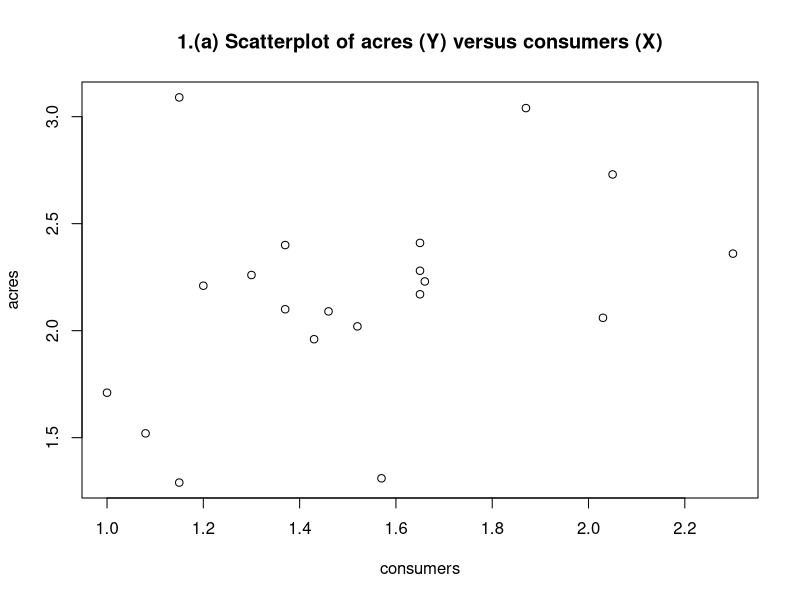
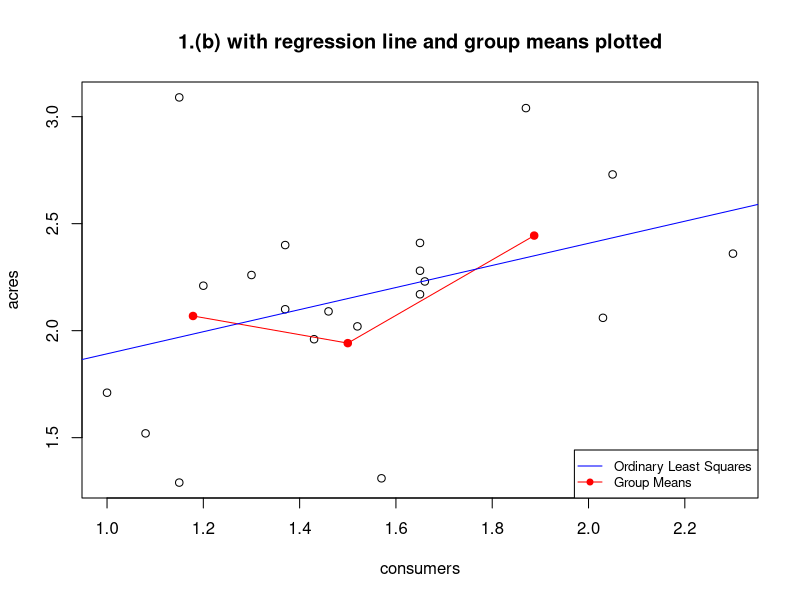
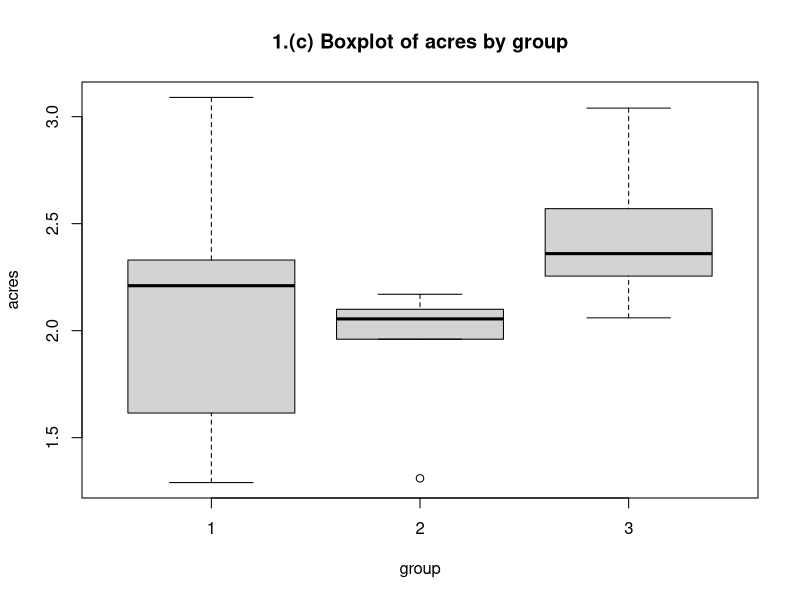
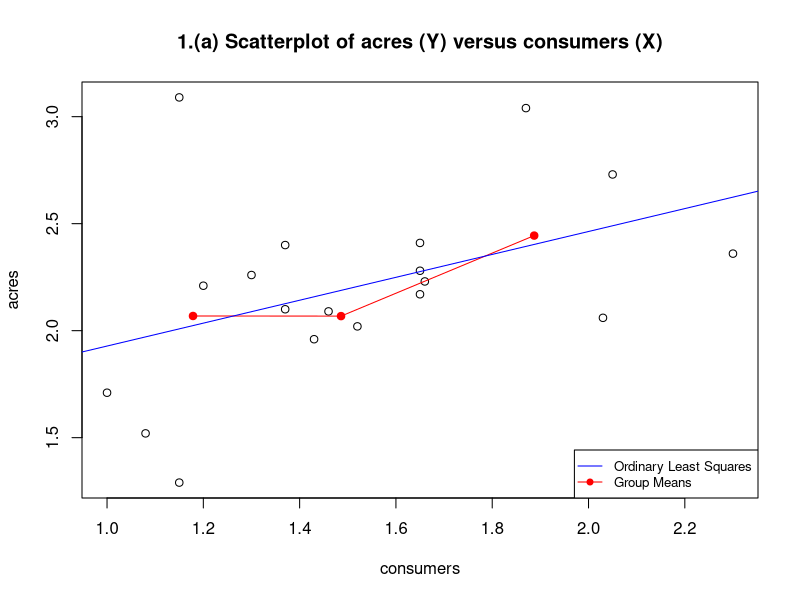
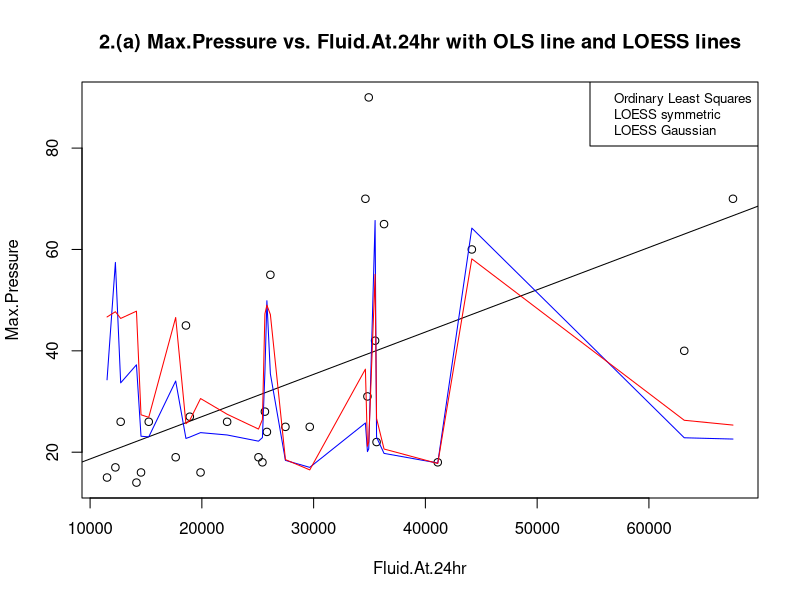
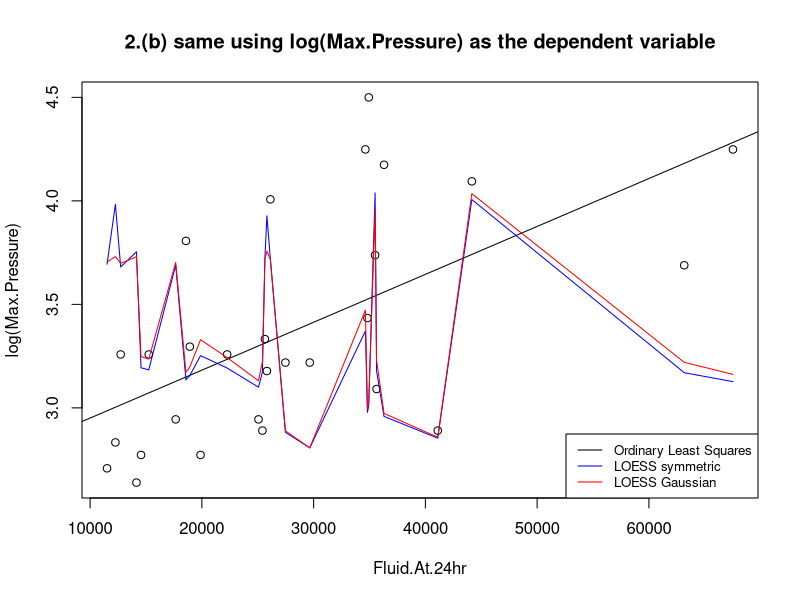
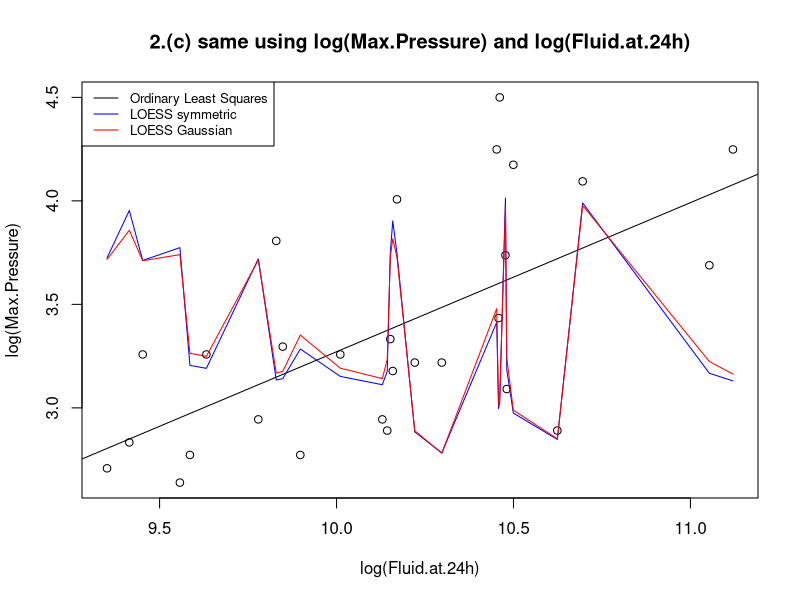

Source code (R) for these figures, in order:
## ---- chunk 1
#install.packages('carData')
library(carData)
summary(Sahlins)

plot(Sahlins$consumers, Sahlins$acres, pch = 1,
     main= "1.(a) Scatterplot of acres (Y) versus consumers (X)", xlab= "consumers", ylab= "acres")

## ---- chunk 2

group1 <- Sahlins[1:7,]
group2 <- Sahlins[8:13,]
group3 <- Sahlins[14:20,]

plot(Sahlins$consumers, Sahlins$acres, pch = 1,
     main= "1.(b) with regression line and group means plotted", xlab= "consumers", ylab= "acres")
points(mean(group1$consumers), mean(group1$acres), col="red", pch = 19)
points(mean(group2$consumers), mean(group2$acres), col="red", pch = 19)
points(mean(group3$consumers), mean(group3$acres), col="red", pch = 19)
segments(x0 = mean(group1$consumers), y0 = mean(group1$acres), x1 = mean(group2$consumers), y1 = mean(group2$acres), col = "red")
segments(x0 = mean(group2$consumers), y0 = mean(group2$acres), x1 = mean(group3$consumers), y1 = mean(group3$acres), col = "red")
abline(lm(Sahlins$acres~Sahlins$consumers), col= "blue")
legend("bottomright",c("Ordinary Least Squares","Group Means"),cex=.8,col=c("blue","red"),pch=c(NA,19), lty = 1)

## ---- chunk 3

Sahlins$group <- cut(as.numeric(rownames(Sahlins)), breaks=c(0, 7, 13, 20), labels=1:3)
boxplot(acres~group,data = Sahlins, xlab = "group", ylab = "acres", main = "1.(c) Boxplot of acres by group")

## ---- chunk 4

newSahlins <- Sahlins[-c(12),] 
newgroup1 <- newSahlins[1:7,]
newgroup2 <- newSahlins[8:12,]
newgroup3 <- newSahlins[13:19,]

plot(newSahlins$consumers, newSahlins$acres, pch = 1,
     main= "1.(a) Scatterplot of acres (Y) versus consumers (X)", xlab= "consumers", ylab= "acres")
points(mean(newgroup1$consumers), mean(newgroup1$acres), col="red", pch = 19)
points(mean(newgroup2$consumers), mean(newgroup2$acres), col="red", pch = 19)
points(mean(newgroup3$consumers), mean(newgroup3$acres), col="red", pch = 19)
segments(x0 = mean(newgroup1$consumers), y0 = mean(newgroup1$acres), x1 = mean(newgroup2$consumers), y1 = mean(newgroup2$acres), col = "red")
segments(x0 = mean(newgroup2$consumers), y0 = mean(newgroup2$acres), x1 = mean(newgroup3$consumers), y1 = mean(newgroup3$acres), col = "red")
abline(lm(newSahlins$acres~newSahlins$consumers), col= "blue")
legend("bottomright",c("Ordinary Least Squares","Group Means"),cex=.8,col=c("blue","red"),pch=c(NA,19), lty = 1)

## ---- chunk 5

op <- read.csv("ophthalmology.csv")
names(op)

op[is.na(op)] = 0
op$Max.Pressure <- apply(X=op[8:13], MARGIN=1, FUN=max)

plot(op$Fluid.at.24h, op$Max.Pressure, pch = 1,
     main= "2.(a) Max.Pressure vs. Fluid.At.24hr with OLS line and LOESS lines", xlab= "Fluid.At.24hr", ylab= "Max.Pressure")
legend("topright",c("Ordinary Least Squares","LOESS symmetric", "LOESS Gaussian"),cex=.8,col=c("black", "blue","red"),pch=151)
abline(lm(op$Max.Pressure~op$Fluid.at.24h), col= "black")
#lines(sort(op$Fluid.at.24h), predict(loess(op$Max.Pressure ~ op$Fluid.at.24h), family="gaussian" ),col="green")
out1 <- loess(Max.Pressure ~ Fluid.at.24h,data=op, family="symmetric")
out2 <- loess(Max.Pressure ~ Fluid.at.24h,data=op, family="gaussian")
lines(sort(op$Fluid.at.24h), predict(out1), col="blue")
lines(sort(op$Fluid.at.24h), predict(out2), col="red")

## ---- chunk 6

plot(op$Fluid.at.24h, log(op$Max.Pressure), pch = 1,
     main= "2.(b) same using log(Max.Pressure) as the dependent variable", xlab= "Fluid.At.24hr", ylab= "log(Max.Pressure)")
legend("bottomright",c("Ordinary Least Squares","LOESS symmetric", "LOESS Gaussian"),cex=.8,col=c("black", "blue","red"),lty=1)
abline(lm(log(op$Max.Pressure)~op$Fluid.at.24h), col= "black")
out1 <- loess(log(op$Max.Pressure) ~ Fluid.at.24h,data=op, family="symmetric")
out2 <- loess(log(op$Max.Pressure) ~ Fluid.at.24h,data=op, family="gaussian")
lines(sort(op$Fluid.at.24h), predict(out1), col="blue")
lines(sort(op$Fluid.at.24h), predict(out2), col="red")

## ---- chunk 7

plot(log(op$Fluid.at.24h), log(op$Max.Pressure), pch = 1,
     main= "2.(c) same using log(Max.Pressure) and log(Fluid.at.24h)", xlab= "log(Fluid.at.24h)", ylab= "log(Max.Pressure)")
legend("topleft",c("Ordinary Least Squares","LOESS symmetric", "LOESS Gaussian"),cex=.8,col=c("black", "blue","red"),lty=1)
abline(lm(log(op$Max.Pressure)~log(op$Fluid.at.24h)), col= "black")
out1 <- loess(log(op$Max.Pressure) ~ log(op$Fluid.at.24h),data=op, family="symmetric")
out2 <- loess(log(op$Max.Pressure) ~ log(op$Fluid.at.24h),data=op, family="gaussian")
lines(sort(log(op$Fluid.at.24h)), predict(out1), col="blue")
lines(sort(log(op$Fluid.at.24h)), predict(out2), col="red")

